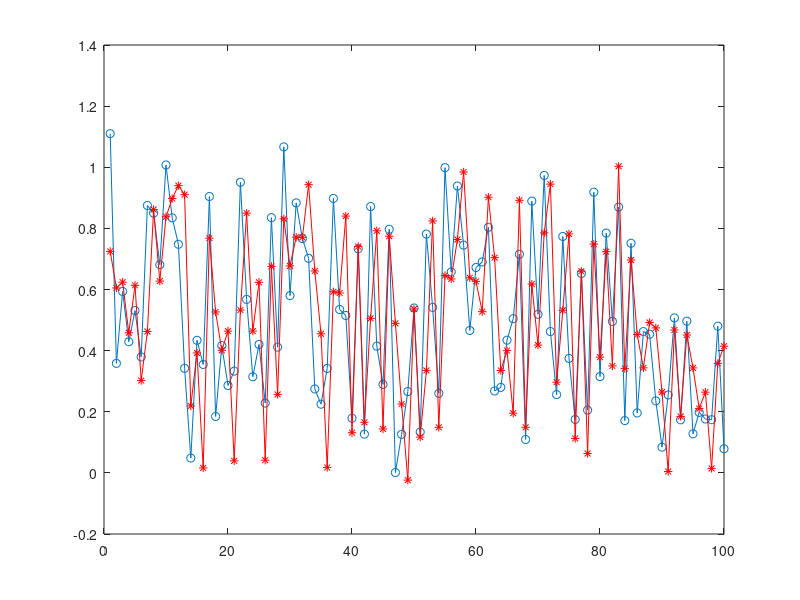

The MATLAB source for this figure:
N = 100;
epsilon = 0.4;
A = eye(N) + diag(epsilon*ones(N-1,1),-1) + diag(-epsilon*ones(N-1,1),1) ;
b = rand(N,1);

x_ex = A\b;

x_jac = ones(N,1);
D = diag(diag(A));
R = A-D;

Dinv = diag(1./diag(D));
Nmax = 100;
for i = 1 : Nmax
	temp = Dinv*(b+R*x_jac);
	x_jac = temp;
end

plot(1:length(x_ex),x_ex,'o-',1:length(x_jac),x_jac,'r*-')
shg
